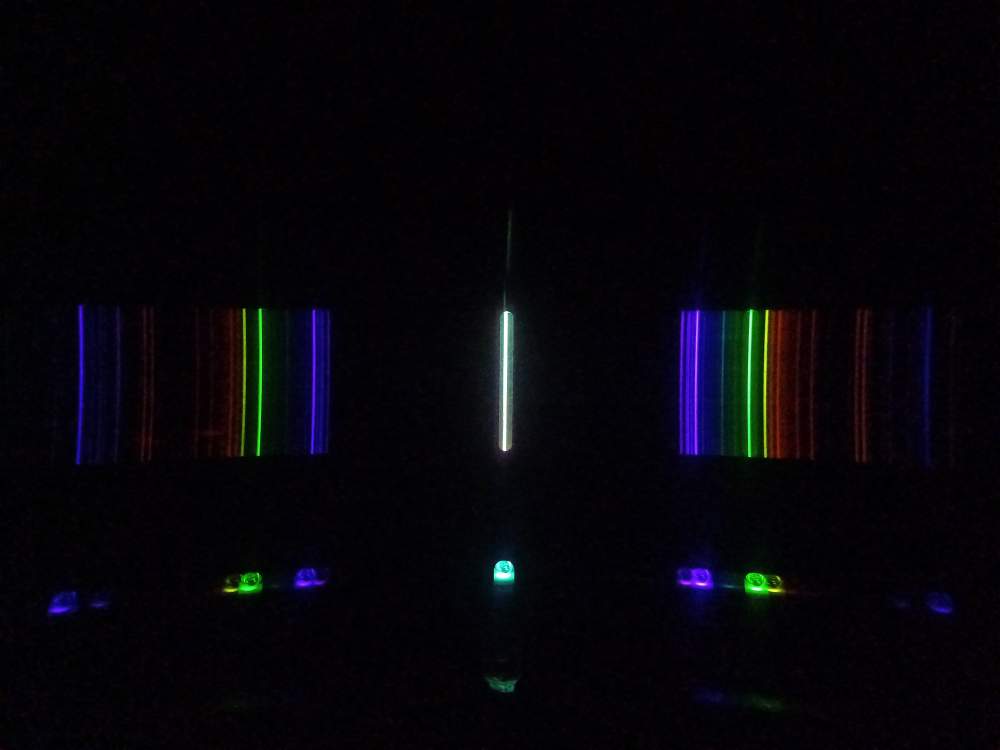
#> input picture lamps_new/1.jpg, 4000 x 3000 px (shown at 1/4 size)
$ jupyter execute --allow-errors lamps_Hg.ipynb
#> lines starting #> are read from the running program, lines starting #| are printed output that depends on the picture
[cell 1]
from matplotlib import image
import numpy as np
import matplotlib.pyplot as plt
from scipy.signal import find_peaks
from scipy import ndimage

[cell 2]
# This notebook calibrates the experimental setup using the known wavelengths of the Hg lamp

[cell 3]
# Set the horizontal limits of the spectrum image
low_limit = 250
up_limit = 800

[cell 4]
# Plot the spectrum image with the horizontal limits

img = image.imread('lamps_new/1.jpg')
#> img is the input picture: shape (3000, 4000, 3); mean R, G, B 5.6, 4.7, 9.6
img = ndimage.rotate(img, +0.2)
#> img: shape (3014, 4010, 3)
img = img[1000:2000, :, :]
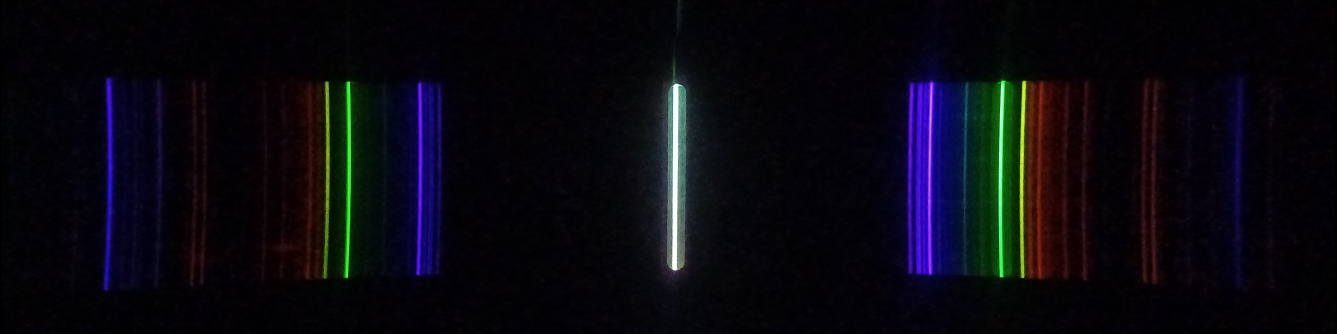
#> img: shape (1000, 4010, 3) (shown at 1/3 size); mean R, G, B 9.7, 8.7, 15.8

plt.figure(figsize = (15, 7))
plt.imshow(img)
plt.hlines(y=[low_limit, up_limit], xmin=0,
           xmax=img.shape[1]-1, colors='red', linewidth=2)
plt.show()
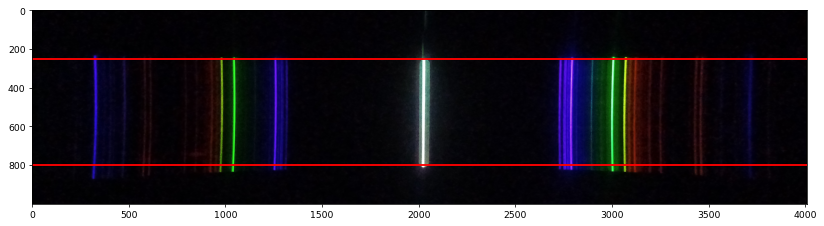
#> figure drawn by matplotlib, 1 panel

[cell 5]
# Filter the signal and remove the baseline
from scipy.signal import savgol_filter
from BaselineRemoval import BaselineRemoval

signal = np.linalg.norm(np.sum(img[low_limit:up_limit, :, :], axis=0), axis=1)
#> signal = 4010 values, max 240610.9 at index 2027, min 0 at index 0, mean 18863.1
signal /= np.max(signal)
#> signal = 4010 values, max 1 at index 2027, min 0 at index 0, mean 0.0784

signal = savgol_filter(signal, 14, 7)
#> signal = 4010 values, max 1.01 at index 2021, min -0.00175 at index 4007, mean 0.0784

#> (the rest of this cell did not finish here and is left out)

[cell 6]
plt.figure(figsize = (16, 5))
plt.title("Savgol and Baseline Corrected Signal")
plt.plot(signal)
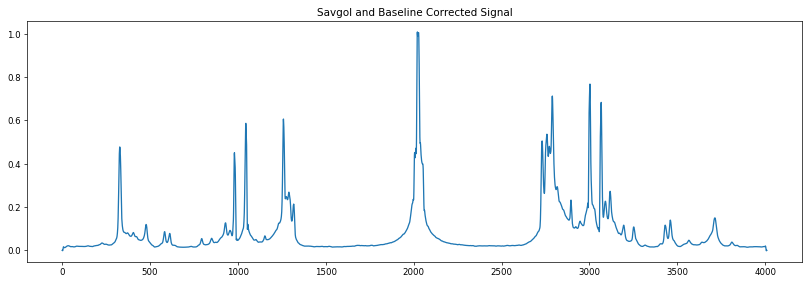
#> figure drawn by matplotlib, 1 panel; curve peaks at x = 2021, y = 1.01

[cell 7]
# Set the limits for the first order spectrum and the peakpicking threshold
small_limit = 550
large_limit = 3500
thr = 0.1
peaks, _ = find_peaks(signal, height=thr, prominence=0.05)
#> peaks = 20 values from 327 to 3714

[cell 8]
fig, ax = plt.subplots(figsize = (16, 5))

ax.plot(signal)
ax.plot(peaks, signal[peaks], "x")

ax.vlines(small_limit, 0, 1, "r")
ax.vlines(large_limit, 0, 1, "r")
ax.hlines(thr, 0, 4020, "r")
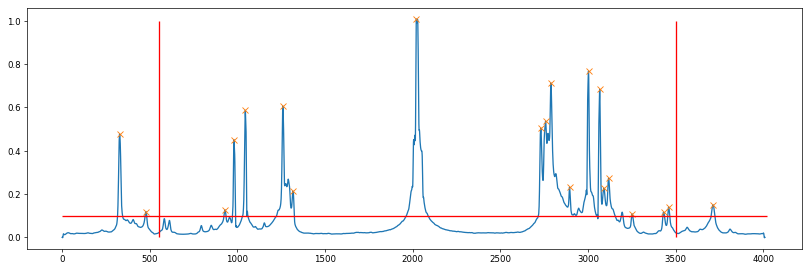
#> figure drawn by matplotlib, 1 panel; curve peaks at x = 2021, y = 1.01; curve peaks at x = 2021, y = 1.01

[cell 9]
# Plot the spectrum and the image superimposed
fig, ax = plt.subplots(figsize = (16, 5))

ax.imshow(img)

ax.plot(1000*signal, "g")
ax.plot(peaks, 1000*signal[peaks], "x")

ax.vlines(small_limit, 0, 1000, "r")
ax.vlines(large_limit, 0, 1000, "r")
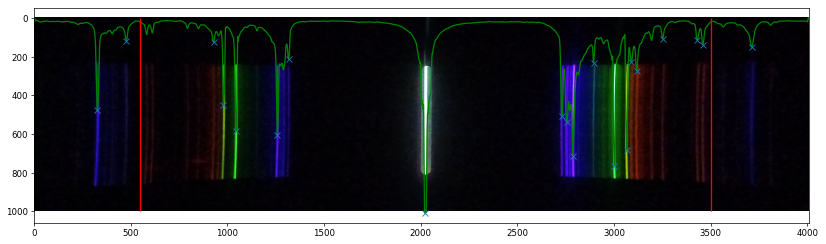
#> figure drawn by matplotlib, 1 panel

[cell 10]
# Get the peaks inside the limits
good_peaks = np.array(
    [peak for peak in peaks if small_limit <= peak <= large_limit])
#> good_peaks = 17 values from 929 to 3460
good_peaks
#> Out = 17 values from 929 to 3460

[cell 11]
# Search the peak closest to an estimate middle value and set it as the middle
mid_value = 2000
mid_peak = min(good_peaks, key=lambda x: abs(x - mid_value))
#> mid_peak = 2021
distances = np.abs(good_peaks-mid_peak)
#> distances = 17 values, max 1439 at index 16, min 0 at index 5, mean 937.6
mid_index = np.argmin(distances)
#> mid_index = 5
distances
#> Out has the same summary as distances

[cell 12]
# Get the pixel distances for the right side spectrum
right_distances = distances[mid_index+1:]
#> right_distances = [710, 737, 768, 874, 982, 1046, 1070, 1097, 1231, 1410, 1439]
right_distances
#> Out has the same summary as right_distances

[cell 13]
# Get the pixel distances for the left side spectrum
left_distances = distances[:mid_index][::-1]
#> left_distances = [704, 762, 976, 1041, 1092]
left_distances
#> Out = [704, 762, 976, 1041, 1092]

[cell 14]
# Average the left and right values if they are closer than a threshold, if not keep they as they are
mean_distances = []
i = 0
j = 0
thr = 10

while i < len(right_distances) and j < len(left_distances):
    if np.abs(right_distances[i]-left_distances[j]) < thr:
        mean_distances.append(0.5*(right_distances[i]+left_distances[j]))
        i += 1
        j += 1
    elif right_distances[i] < left_distances[j]:
        mean_distances.append(right_distances[i])
        i += 1
    else:
        mean_distances.append(left_distances[j])
        j += 1
#> this loop made 8 passes
#> after the loop, i = 8; j = 5; mean_distances = [707, 737, 765, 874, 979, 1043.5, 1070, 1094.5]

if i < len(right_distances):
    mean_distances += list(right_distances[i:])
#> mean_distances = [707, 737, 765, 874, 979, 1043.5, 1070, 1094.5, 1231, 1410, 1439]
else:
    mean_distances += list(left_distances[i:])

mean_distances = np.array(mean_distances)

[cell 15]
mean_distances
#> Out has the same summary as mean_distances

[cell 16]
# Identify known lines with their frequency
good_distances = [765, 979, 1043.5]
Hg_wavelengths = np.array([435.8, 546.1, 578.0])*1e-9

[cell 17]
plt.scatter(np.power(Hg_wavelengths, -2), np.power(good_distances, -2))
plt.xlabel("lambda**-2")
plt.ylabel("d**-2")
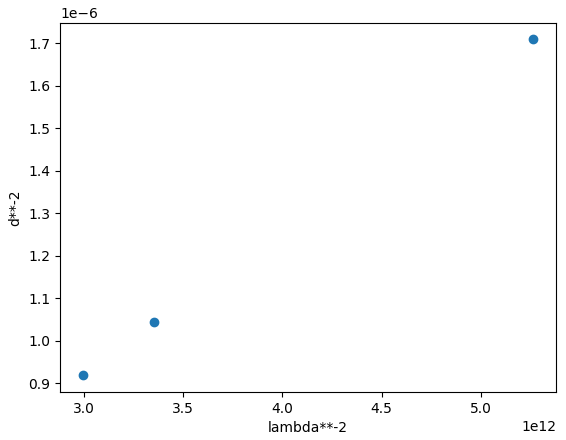
#> figure drawn by matplotlib, 1 panel

[cell 18]
# Fit using a linear model
res = np.polyfit(
    np.power(good_distances, -2), np.power(Hg_wavelengths, -2), 1)
res

[cell 19]
# Get the grating distance (cm)
d = 1/np.sqrt(res[1])
d

[cell 20]
# Get the focal length (px)
D = np.sqrt(res[0])*d
D

[cell 21]
# Fit using a polynomial model
res = np.polyfit(good_distances, Hg_wavelengths, 2)
res

[cell 22]
# Compute the expected frequencies for all found peaks
pol = np.poly1d(res)
pol(mean_distances)*1e9
#> Out = [404.7, 420.9, 435.8, 492.8, 546.1, 578, 590.9, 602.8, 667.2, 747.4, 760]
